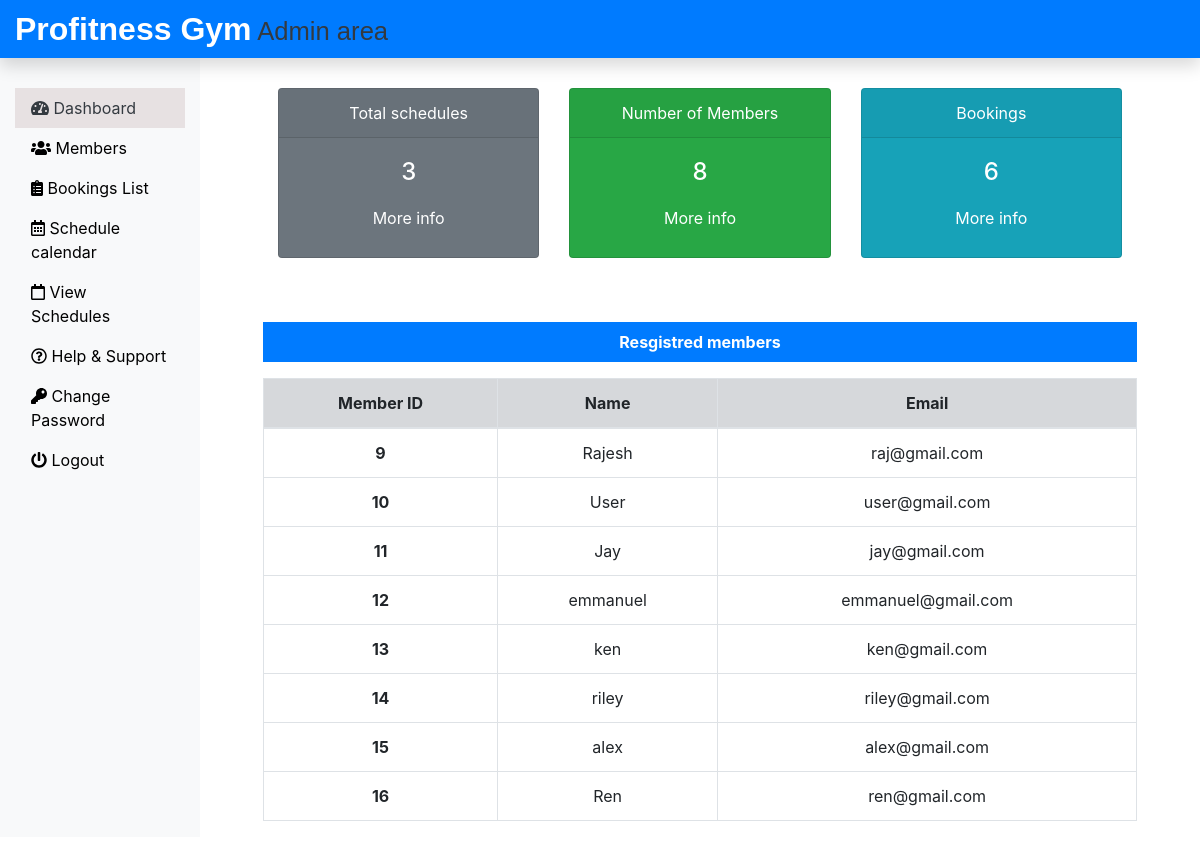
The app's page /Admin/dashboard.php (signed in) with its own data.
### tables this page shows
CREATE TABLE `memberlogin_tb` (
  `m_login_id` int(11) NOT NULL,
  `m_name` varchar(60) NOT NULL,
  `m_email` varchar(60) NOT NULL,
  `m_password` varchar(60) NOT NULL
);

### Admin/dashboard.php (the view, shortened to what this page needs)
<?php
include('includes/header.php');
include('../dbConnection.php');
  $sql = "SELECT * FROM memberLogin_tb";
  $result = $conn->query($sql);
  $totaltech = $result->num_rows;
  $sql = "SELECT * FROM tbl_events";
  $result = $conn->query($sql);
  $totalmeb = $result->num_rows;
  $sql = "SELECT * FROM submitbookingt_tb";
  $result = $conn->query($sql);
  $totalbok = $result->num_rows;
?>
<div class="col-sm-9 col-md-10">
  <div class="row mx-5 text-center">
    <div class="col-sm-4 mt-5">
      <div class="card text-white bg-secondary mb-3" style="max-width: 18rem;">
        <div class="card-header">Total schedules</div>
        <div class="card-body">
          <h4 class="card-title">
          <?php echo $totalmeb; ?>
          </h4>
          <a class="btn text-white" href="view schedule.php">More info</a>
        </div>
      </div>
    </div>
    <div class="col-sm-4 mt-5">
      <div class="card text-white bg-success mb-3" style="max-width: 18rem;">
        <div class="card-header">Number of Members</div>
        <div class="card-body">
          <h4 class="card-title">
            <?php echo $totaltech; ?>
          </h4>
          <a class="btn text-white" href="member.php">More info</a>
        </div>
      </div>
    </div>
    <div class="col-sm-4 mt-5">
      <div class="card text-white bg-info mb-3" style="max-width: 18rem;">
        <div class="card-header">Bookings</div>
        <div class="card-body">
          <h4 class="card-title">
          <?php echo $totalbok; ?>
          </h4>
          <a class="btn text-white" href="bookings.php">More info</a>
        </div>
      </div>
    </div>
  </div>
  <div class="mx-5 mt-5 text-center">
    <p class=" bg-primary text-white p-2"><b>Resgistred members</b></p>
    <?php
    $sql = "SELECT * FROM memberlogin_tb";
    $result = $conn->query($sql);
    if($result->num_rows > 0){
 echo '<table class="table  table-bordered table-hover">
  <thead>
   <tr class="table-secondary ">
    <th scope="col">Member ID</th>
    <th scope="col">Name</th>
    <th scope="col">Email</th>
   </tr>
  </thead>
  <tbody>';
  while($row = $result->fetch_assoc()){
   echo '<tr>';
    echo '<th scope="row">'.$row["m_login_id"].'</th>';
    echo '<td>'. $row["m_name"].'</td>';
    echo '<td>'.$row["m_email"].'</td>';
  }
 echo '</tbody>
 </table>';
} else {
  echo "0 Result";
}
?>
</div>
</div>
</div>
</div>
<?php
include('includes/footer.php');
?>

### Admin/includes/header.php (shortened to what this page needs)
<!DOCTYPE html>
<html lang="en">
<head>
 <link rel="stylesheet" href="../css/bootstrap.min.css">
 <link rel="stylesheet" href="../css/all.min.css">
 <link rel="stylesheet" href="../css/custom.css">
</head>
<body>
 <nav class="navbar navbar-dark bg-primary fixed-top p-0 shadow">
  <a class="navbar-brand col-sm-3 col-md-2 mr-0" href="dashboard.php"><b>Profitness Gym</b><small class="text-dark">     Admin area
  </small>
  </a>
 </nav>
 <div class="container-fluid mb-5" style="margin-top:40px;">
  <div class="row">
   <nav class="col-sm-3 col-md-2 bg-light sidebar py-5 d-print-none">
    <div class="sidebar-sticky">
     <ul class="nav flex-column">
      <li class="nav-item ">
       <a class="nav-link text-dark <?php if(PAGE == 'dashboard') { echo 'active'; } ?> " href="dashboard.php">
        <i class="fas fa-tachometer-alt"></i>
        Dashboard
       </a>
      </li>
      <li class="nav-item">
       <a class="nav-link <?php if(PAGE == 'Members') { echo 'active'; } ?>" href="member.php">
        <i class="fas fa-users"></i>
        Members
       </a>
      </li>
      <li class="nav-item">
       <a class="nav-link <?php if(PAGE == 'Bookings') { echo 'active'; } ?>" href="bookings.php">
        <i class="fas fa-clipboard-list"></i>
        Bookings List
       </a>
      </li>
      <li class="nav-item">
       <a class="nav-link " href="event.php">
        <i class="far fa-calendar-alt"></i>
        Schedule calendar
       </a>
      </li>
      <li class="nav-item">
       <a class="nav-link <?php if(PAGE == 'viewschedule') { echo 'active'; } ?> " href="view schedule.php">
        <i class="far fa-calendar"></i>
        View Schedules
       </a>
      </li>
      <li class="nav-item">
       <a class="nav-link <?php if(PAGE == 'help') { echo 'active'; } ?> " href="help.php">
        <i class="far fa-question-circle"></i>
        Help & Support
       </a>
      </li>
      <li class="nav-item">
       <a class="nav-link <?php if(PAGE == 'changepass') { echo 'active'; } ?>" href="changepass.php">
        <i class="fas fa-key"></i>
        Change Password
       </a>
      </li>
      <li class="nav-item">
       <a class="nav-link" href="../logout.php">
        <i class="fas fa-power-off"></i>
        Logout
       </a>
      </li>
     </ul>
    </div>
   </nav>

### Admin/includes/footer.php (shortened to what this page needs)
</body>
</html>

### css/custom.css (style rules this page uses)
.navbar-brand { font-family: 'Ubuntu', sans-serif; font-size: 2em; font-weight: bold; }
a { color: black; }
.active { color: white; background-color: #e7e1e2; }

### records on screen
memberlogin_tb: m_login_id "9", m_name "Rajesh", m_email "raj@gmail.com"
memberlogin_tb: m_login_id "10", m_name "User", m_email "user@gmail.com"
memberlogin_tb: m_login_id "11", m_name "Jay", m_email "jay@gmail.com"
memberlogin_tb: m_login_id "12", m_name "emmanuel", m_email "emmanuel@gmail.com"
memberlogin_tb: m_login_id "13", m_name "ken", m_email "ken@gmail.com"
memberlogin_tb: m_login_id "14", m_name "riley", m_email "riley@gmail.com"
memberlogin_tb: m_login_id "15", m_name "alex", m_email "alex@gmail.com"
memberlogin_tb: m_login_id "16", m_name "Ren", m_email "ren@gmail.com"

### other values on screen
$totalmeb "3"
$totaltech "8"
$totalbok "6"
